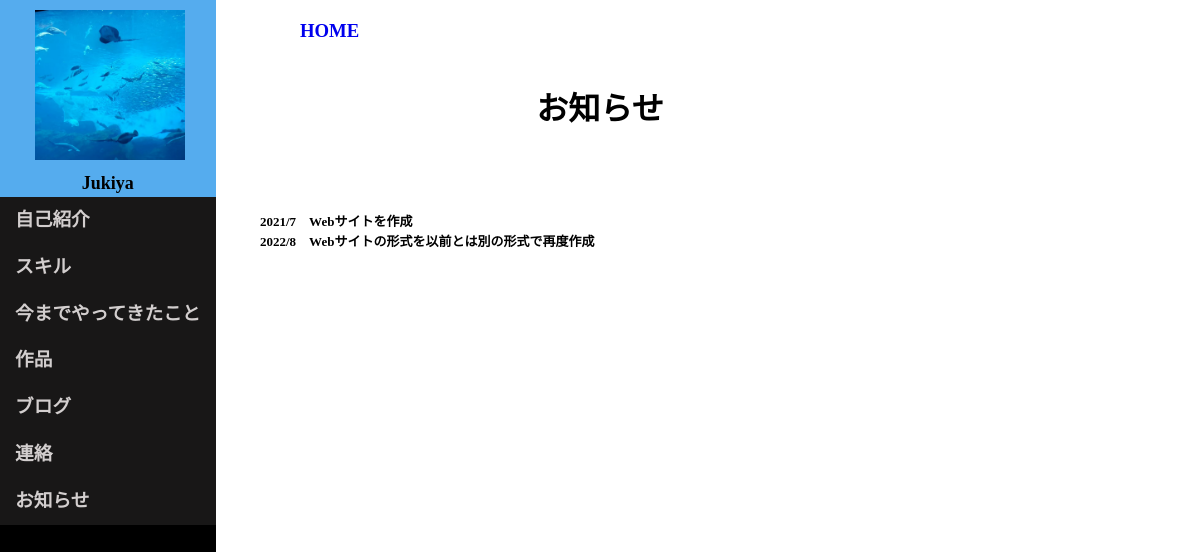
Before: /news/ with the older database file.
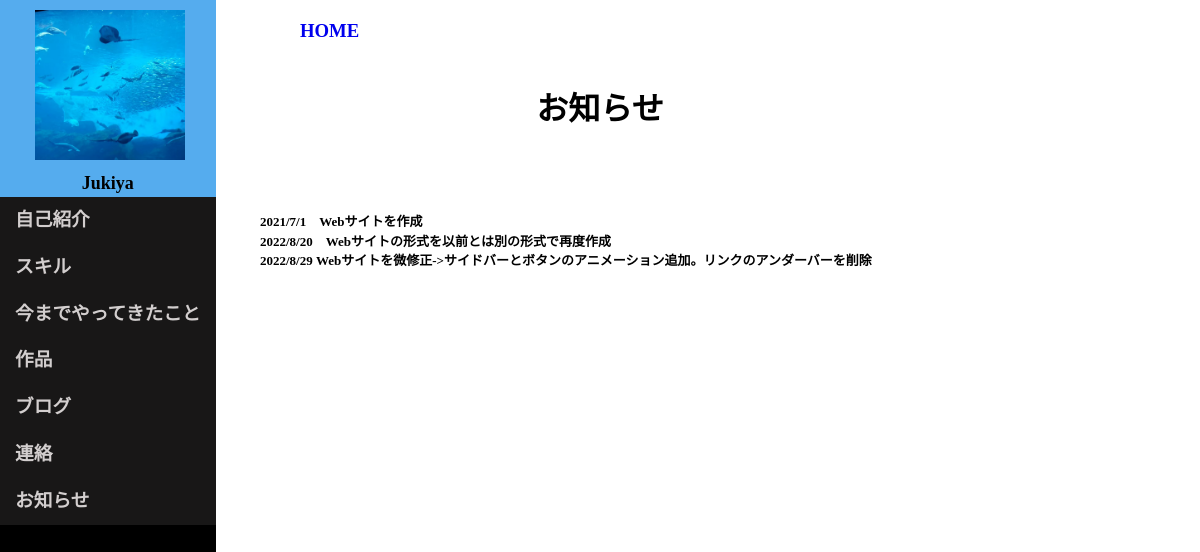
After: the same page with the newer database file.
### myapp/models.py (models this page shows)
class NewsModel(models.Model):
    news = models.TextField(max_length=200, blank=True)

### myapp/views.py (the view)
# urls.py: path("news/", views.NewsView.as_view(), name="news"),
class NewsView(View):
    def get(self, request, *args, **kwargs):
        news_data = NewsModel.objects.all()
        return render(request, "myapp/news.html", {"news_data":news_data})

### myapp/templates/myapp/news.html (shortened to what this page needs)
<!DOCTYPE html>
{% load static %}
<html lang="en">
    <head>
        <link rel="stylesheet" type="text/css" href="{% static 'css/news.css' %}">
        <div class="header">
            <div class="profile">
                <img src="/media/img/upload/my_favorite_photo.jpg" , alt="profile_icon" , width="150" , height="150">
                <h1><font color="black">Jukiya</font></h1>
            </div>
            <div class="page_link">
                <h3 id="introduction">自己紹介</h3>
                <h3 id="skill">スキル</h3>
                <h3 id="experience">今までやってきたこと</h3>
                <h3 id="works">作品</h3>
                <h3 id="blog">ブログ</h3>
                <h3 id="contact">連絡</h3>
                <h3 id="news">お知らせ</h3>
            </div>
        </div>
    </head>
    <body>
        <div class="title">
            <a href="{% url 'myapp:home' %}"><h3>HOME</h3></a>
            <h1 class="news">お知らせ</h1>
        </div>
        <div class="news_content", id="newscontent">
            {% for news in news_data %}
            <ul>
                <li><h2>{{news.news | linebreaks}}</h2></li>
            </ul>
            {% endfor %}
        </div>
        <h1>Hello</h1>
    </body>
</html>

Changed rows visible on the page:
changed NewsModel: news "2021/7 Webサイトを作成 2022/8 Webサイトの形式を以前とは別の形式で再度作成" → "2021/7/1 Webサイトを作成 2022/8/20 Webサイトの形式を以前とは別の形式で再度作成 2022/8/29 Webサイトを微修正->サイドバーとボタンのアニメーション追加。リンクのアンダーバーを削除"
